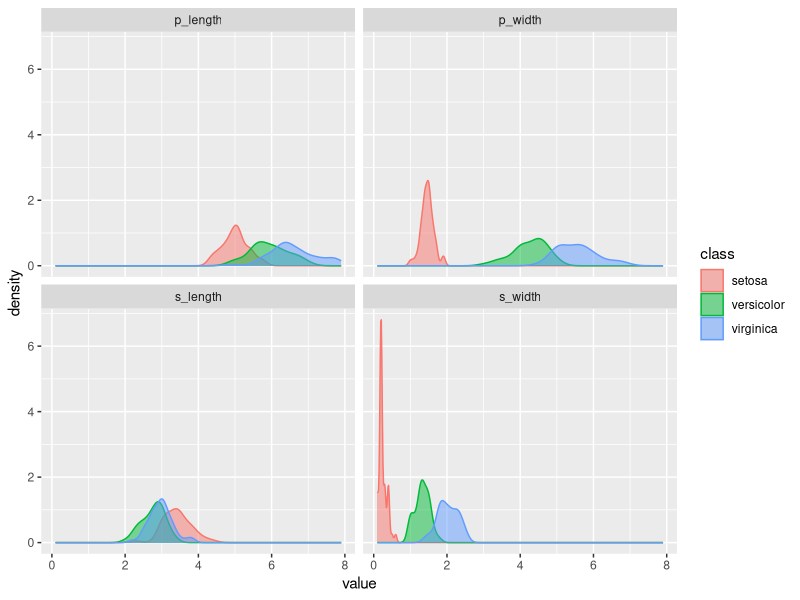

The R script that drew this image: (Note: this script raises an error after producing the figure.)
## ---- chunk 1
# Load packages
suppressPackageStartupMessages({
  library(tidyverse)
  library(testthat)}) # for unit tests
# Load dataset
read_csv("data/iris.csv") %>% 
  # Rename to better variable names
  rename(p_length = X1, 
         s_length = X2, 
         p_width = X3, 
         s_width = X4, 
         class = X5) %>% 
  # Remove `Iris-` from class
  mutate(
    class = recode(class, 
                   "Iris-setosa" = "setosa", 
                   "Iris-versicolor"= "versicolor", 
                   "Iris-virginica" = "virginica")) -> iris.dt
## ---- chunk 2
# View dataset
iris.dt
## ---- chunk 3
# Distribution of the class/target over the variable
gather(iris.dt, key = "measure", value = "value", -class) %>% 
  ggplot(aes(value)) + 
  geom_density(aes(fill = class, 
                   color = class), 
               alpha = 0.5, 
               position = "identity") + 
  facet_wrap(~ measure)
## ---- chunk 4
context("Features are normally distributed")

test_that("Petal lengths are normally distributed", {
  filter(iris.dt, class == "setosa")[["p_length"]] %>% 
    shapiro.test(.) -> setosa
  filter(iris.dt, class == "versicolor")[["p_length"]] %>% 
    shapiro.test(.) -> versicolor
  filter(iris.dt, class == "virginica")[["p_length"]] %>% 
    shapiro.test(.) -> virginica
  expect_gt(setosa$p.value, 0.05)
  expect_gt(versicolor$p.value, 0.05)
  expect_gt(virginica$p.value, 0.05)
})
test_that("Petal widths are normally distributed", {
  filter(iris.dt, class == "setosa")[["p_width"]] %>% 
    shapiro.test(.) -> setosa
  filter(iris.dt, class == "versicolor")[["p_width"]] %>% 
    shapiro.test(.) -> versicolor
  filter(iris.dt, class == "virginica")[["p_width"]] %>% 
    shapiro.test(.) -> virginica
  expect_gt(setosa$p.value, 0.05)
  expect_gt(versicolor$p.value, 0.05)
  expect_gt(virginica$p.value, 0.05)
})
test_that("Sepal lengths are normally distributed", {
  filter(iris.dt, class == "setosa")[["s_length"]] %>% 
    shapiro.test(.) -> setosa
  filter(iris.dt, class == "versicolor")[["s_length"]] %>% 
    shapiro.test(.) -> versicolor
  filter(iris.dt, class == "virginica")[["s_length"]] %>% 
    shapiro.test(.) -> virginica
  expect_gt(setosa$p.value, 0.05)
  expect_gt(versicolor$p.value, 0.05)
  expect_gt(virginica$p.value, 0.05)
})
test_that("Sepal widths are normally distributed", {
  filter(iris.dt, class == "setosa")[["s_width"]] %>% 
    shapiro.test(.) -> setosa
  filter(iris.dt, class == "versicolor")[["s_width"]] %>% 
    shapiro.test(.) -> versicolor
  filter(iris.dt, class == "virginica")[["s_width"]] %>% 
    shapiro.test(.) -> virginica
  expect_gt(setosa$p.value, 0.05)
  expect_gt(versicolor$p.value, 0.05)
  expect_gt(virginica$p.value, 0.05)
})
## ---- chunk 5
# Distribution of iris classes over s_widths
gather(iris.dt, key = "measure", value = "value", -class) %>% 
  filter(measure == "s_width") %>% 
  ggplot(aes(value)) + 
  geom_density(aes(fill = class, 
                   color = class), 
               alpha = 0.5, 
               position = "identity")
## ---- chunk 6
filter(iris.dt, class %in% c("setosa")) %>% 
  select(s_width) %>% 
  summary
filter(iris.dt, class %in% c("versicolor")) %>% 
  select(s_width) %>% 
  summary
